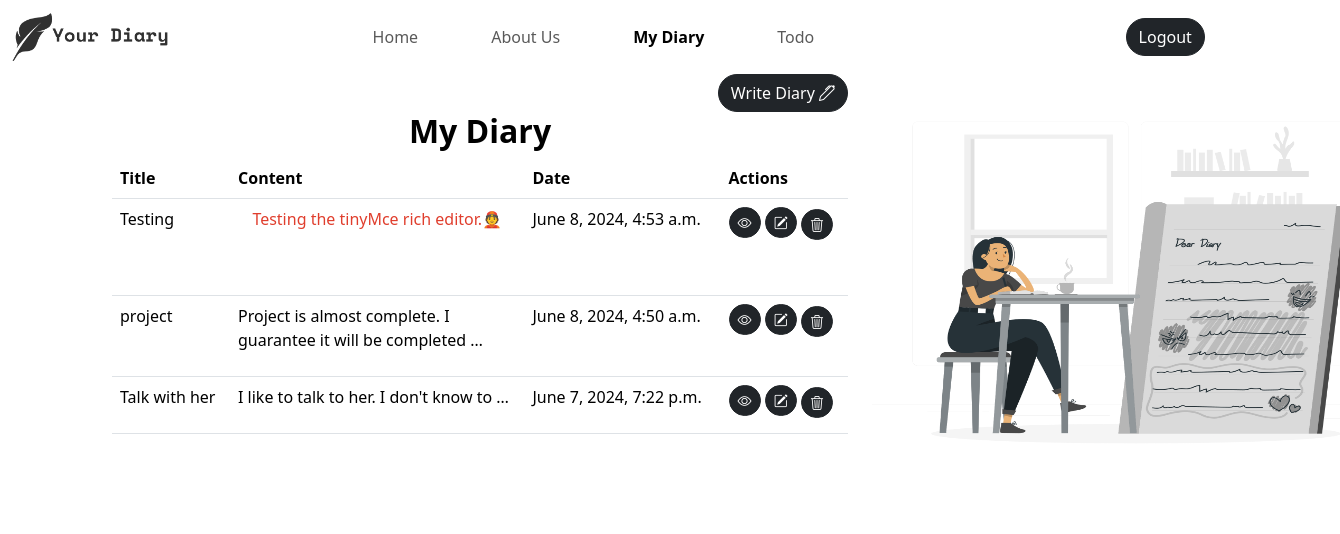
Page /my-diary/ (signed in) on the earlier database version.
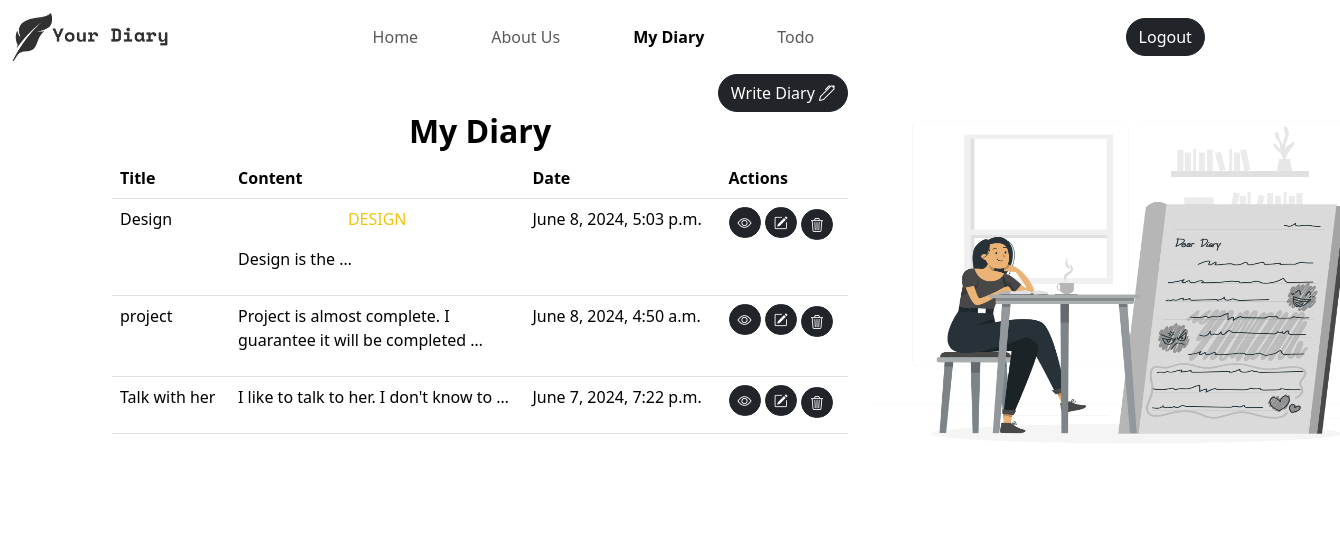
Same page on the later database version.
### diary/models.py (models this page shows, shortened)
class Page(models.Model):
    user = models.ForeignKey(User, on_delete=models.CASCADE)
    title = models.CharField(max_length=100)
    content = models.TextField()
    created_at = models.DateTimeField(auto_now_add=True)
    updated_at = models.DateTimeField(auto_now=True)

### diary/views.py (the view)
# urls.py: path("my-diary/", views.myDairy, name="myDiary"),
@login_required(login_url="login")
def myDairy(request):
	context = {}
	page_form = PageForm()
	context["page_form"] = page_form
	pages = Page.objects.filter(user=request.user).order_by('-created_at')
	context["pages"] = pages
	context['activeDiary']="active"
	return render(request, "myDiary.html", context)

### diary/templates/myDiary.html (shortened to what this page needs)
{% extends "base.html" %}
{% load static %}
{% block css %}
	<link rel="stylesheet" href="{% static "css/myDiary.css" %}">
{% endblock css %}
{% block body  %}
	<div class="container">
		<div class="row">
			<div class="col-sm-8 page-part">
				<div class="write-button">
					<a href="{% url "writePage" %}" class="btn btn-dark write-btn">Write Diary <i class="bi bi-pen"></i></a>
				</div>
				<div class="diary-header">
					<h4 class='heading text-center'>My Diary</h4>
				</div>
				<div class="diary-body">
					{% if pages %}
						<table class="table table-hover">
							<thead>
								<tr>
									<th>Title</th>
									<th>Content</th>
									<th>Date</th>
									<th>Actions</th>
								</tr>
							</thead>
							<tbody>
								{% for page in pages %}
									<tr>
										<td>{{page.title}}</td>
										<td class="page-content-col">{{page.content|truncatewords:10|safe}}</td>
										<td>{{page.created_at}}</td>
										<td>
											<a href="{% url "viewPage" page.id %}" class="btn btn-sm btn-dark mb-1"><i class="bi bi-eye"></i></a>
											<a href="{% url "updatePage" page.id %}" class="btn btn-sm btn-dark mb-1"><i class="bi bi-pencil-square"></i></a>
											<a href="" data-id="{{page.id}}" class="btn btn-sm btn-dark delete-btn"><i class="bi bi-trash3"></i></a>
										</td>
									</tr>
								{% endfor %}
							</tbody>
						</table>
					{% else %}
						<p class="text-center">No pages available! Write you first diary</p>
					{% endif %}
				</div>
			</div>
			<div class="col-sm-4">
				<div class="diary-image">
					<img src="{% static "media/Diary.png" %}" alt="" class="diary-img">
				</div>
			</div>
		</div>
	</div>
{% endblock body  %}

### diary/templates/base.html (shortened to what this page needs)
<!doctype html>
{% load static %}
<html lang="en">
	<head>
		<link href="https://cdn.jsdelivr.net/npm/bootstrap@5.3.3/dist/css/bootstrap.min.css" rel="stylesheet">
		<link rel="stylesheet" href="https://cdn.jsdelivr.net/npm/bootstrap-icons@1.11.3/font/bootstrap-icons.min.css">
		<link rel="stylesheet" href="{% static "css/style.css" %}">
		{% block css %}{% endblock css %}
	</head>
  	<body>
		<nav class="navbar navbar-expand-lg bg-transparant">
			<div class="container-fluid">
				<a class="navbar-brand" href={% url "home" %}> <img src="{% static "media/logo.png" %}" alt="" srcset="" class='logo' /> </a>
				<div class="collapse navbar-collapse nav-items" id="navbarNavAltMarkup">
					<div class="navbar-nav main-nav-item">
						<a class="nav-link {{activeHome}}" aria-current="page" href={% url "home" %}>Home</a>
						<a class="nav-link {{activeAbout}}" href={% url "about" %}>About Us</a>
						<a class="nav-link {{activeDiary}}" href={% url "myDiary" %}>My Diary</a>
						<a class="nav-link {{activeTodo}}" href={% url "todo" %}>Todo</a>
					</div>
					<div class="navbar-nav auth-items">
						{% if user.is_authenticated %}
							<a class="btn btn-dark" id="logout-btn" href="">Logout</a>
						{% else %}
							<a class="btn btn-dark" href="{% url 'login' %}">Login</a>
							<a class="btn btn-dark " href="{% url 'signup' %}">Sign Up</a>
						{% endif %}
					</div>
				</div>
			</div>
		</nav>
		{% block body %}
		{% endblock body %}
	</body>
</html>

### diary/static/css/style.css (style rules this page uses)
.nav-items { justify-content: space-around; }
.logo { height: 3rem; }
.main-nav-item { width: 50%; justify-content: space-evenly; }
.bg-transparant { background: transparent !important; }
.auth-items { gap: 5px; width: fit-content; }
.btn { border-radius: 30px !important; }
.active { font-weight: 700; }

### diary/static/css/myDiary.css (style rules this page uses)
.diary-img { height: 27rem; width: 33rem; }
.heading { font-size: 2rem; font-weight: 700; color: #000; }
.write-button { display: flex; justify-content: flex-end; }
.page-content-col { width: 40%; }

Differences in the rows shown:
removed Page: title "Testing", content "Testing the tinyMce rich editor.👲", created_at "June 8, 2024, 4:53 a.m."
added Page: title "Design", content "DESIGN Design is the …", created_at "June 8, 2024, 5:03 p.m."
